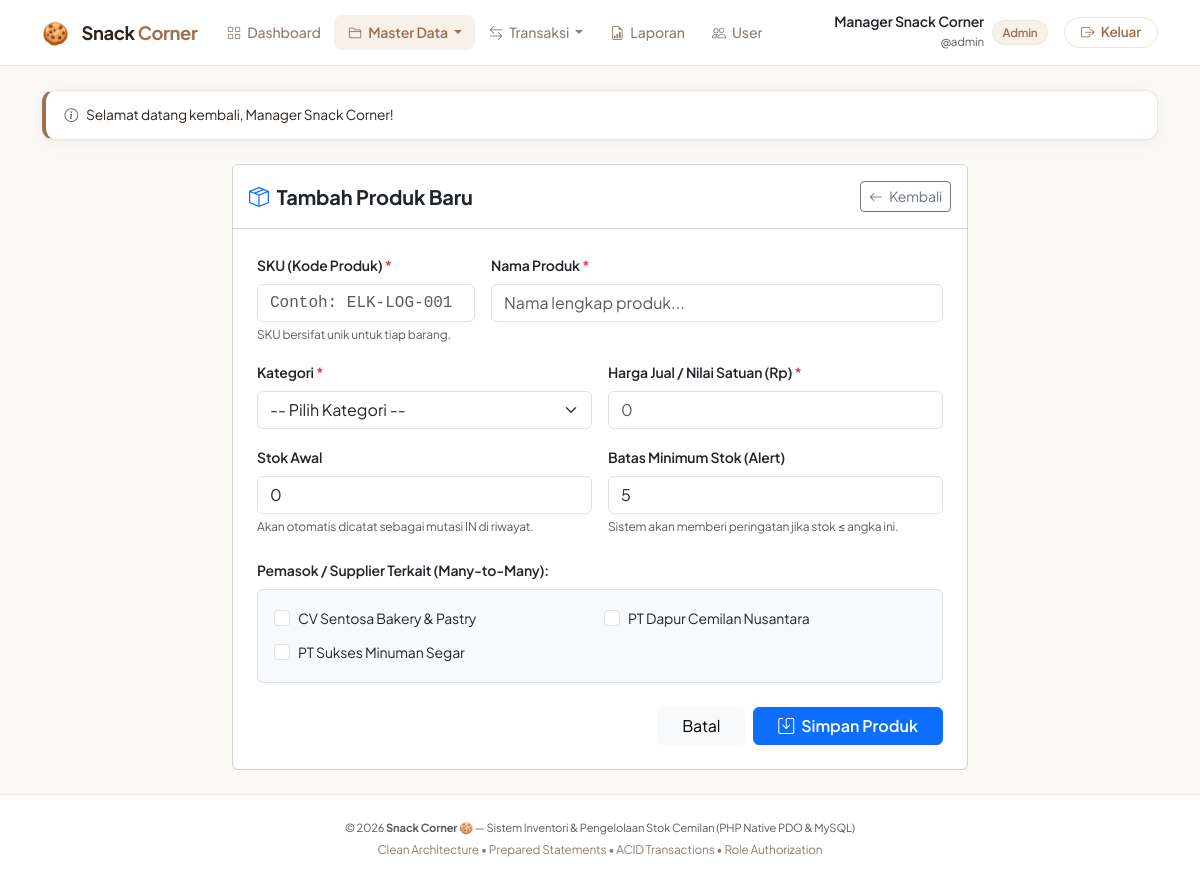
Screenshot of /public/products/create.php (signed in) with the database file from the repository.
### tables this page shows
CREATE TABLE suppliers (
    id INT AUTO_INCREMENT PRIMARY KEY,
    name VARCHAR(150) NOT NULL,
    contact_person VARCHAR(100) NULL,
    phone VARCHAR(20) NULL,
    address TEXT NULL,
    created_at TIMESTAMP DEFAULT CURRENT_TIMESTAMP
);

### helpers/auth.php (called while the page is built, shortened)
<?php
function url(string $path = ''): string
{
    $path = ltrim($path, '/');
    return BASE_URL . ($path ? '/' . $path : '');
}

### helpers/escape.php (called while the page is built, shortened)
<?php
function e($value): string
{
    return htmlspecialchars((string) $value, ENT_QUOTES, 'UTF-8');
}

### public/products/create.php (the view, shortened to what this page needs)
<?php
require_once __DIR__ . '/../../config/database.php';
require_once __DIR__ . '/../../helpers/escape.php';
require_once __DIR__ . '/../../helpers/auth.php';
$sku = '';
$name = '';
$price = '';
$initialStock = 0;
$minimumStock = 5;
$selectedSuppliers = [];
$suppliers = $pdo->query('SELECT id, name FROM suppliers ORDER BY name ASC')->fetchAll();
include __DIR__ . '/../../views/header.php';
?>
<div class="row justify-content-center">
    <div class="col-lg-8">
        <div class="card">
            <div class="card-header bg-white py-3 d-flex justify-content-between align-items-center">
                <h5 class="fw-bold mb-0 text-dark">
                    <i class="bi bi-box-seam me-2 text-primary"></i>Tambah Produk Baru
                </h5>
                <a href="<?= url('products/index.php') ?>" class="btn btn-sm btn-outline-secondary">
                    <i class="bi bi-arrow-left me-1"></i> Kembali
                </a>
            </div>
            <div class="card-body p-4">
                <form method="POST" action="<?= url('products/create.php') ?>">
                    <div class="row g-3 mb-3">
                        <div class="col-md-4">
                            <label for="sku" class="form-label small fw-semibold">SKU (Kode Produk) <span class="text-danger">*</span></label>
                            <input type="text" class="form-control font-monospace" id="sku" name="sku" value="<?= e($sku) ?>" placeholder="Contoh: ELK-LOG-001" required>
                            <div class="form-text" style="font-size: 0.75rem;">SKU bersifat unik untuk tiap barang.</div>
                        </div>
                        <div class="col-md-8">
                            <label for="name" class="form-label small fw-semibold">Nama Produk <span class="text-danger">*</span></label>
                            <input type="text" class="form-control" id="name" name="name" value="<?= e($name) ?>" placeholder="Nama lengkap produk..." required>
                        </div>
                    </div>
                    <div class="row g-3 mb-3">
                        <div class="col-md-6">
                            <label for="category_id" class="form-label small fw-semibold">Kategori <span class="text-danger">*</span></label>
                            <select class="form-select" id="category_id" name="category_id" required>
                                <option value="">-- Pilih Kategori --</option>
                            </select>
                        </div>
                        <div class="col-md-6">
                            <label for="price" class="form-label small fw-semibold">Harga Jual / Nilai Satuan (Rp) <span class="text-danger">*</span></label>
                            <input type="number" step="100" class="form-control" id="price" name="price" value="<?= e($price) ?>" placeholder="0" required min="0">
                        </div>
                    </div>
                    <div class="row g-3 mb-4">
                        <div class="col-md-6">
                            <label for="initial_stock" class="form-label small fw-semibold">Stok Awal</label>
                            <input type="number" class="form-control" id="initial_stock" name="initial_stock" value="<?= e($initialStock) ?>" min="0">
                            <div class="form-text" style="font-size: 0.75rem;">Akan otomatis dicatat sebagai mutasi IN di riwayat.</div>
                        </div>
                        <div class="col-md-6">
                            <label for="minimum_stock" class="form-label small fw-semibold">Batas Minimum Stok (Alert)</label>
                            <input type="number" class="form-control" id="minimum_stock" name="minimum_stock" value="<?= e($minimumStock) ?>" min="0">
                            <div class="form-text" style="font-size: 0.75rem;">Sistem akan memberi peringatan jika stok &le; angka ini.</div>
                        </div>
                    </div>
                    <div class="mb-4">
                        <label class="form-label small fw-semibold d-block">Pemasok / Supplier Terkait (Many-to-Many):</label>
                        <div class="p-3 border rounded bg-light">
                            <?php if (empty($suppliers)): ?>
                                <small class="text-muted">Belum ada data supplier. Tambahkan di menu Master Supplier terlebih dahulu.</small>
                            <?php else: ?>
                                <div class="row g-2">
                                    <?php foreach ($suppliers as $sup): ?>
                                        <div class="col-md-6">
                                            <div class="form-check">
                                                <input class="form-check-input" type="checkbox" name="suppliers[]" value="<?= $sup['id'] ?>" id="sup_<?= $sup['id'] ?>" <?= in_array($sup['id'], $selectedSuppliers) ? 'checked' : '' ?>>
                                                <label class="form-check-label small" for="sup_<?= $sup['id'] ?>">
                                                    <?= e($sup['name']) ?>
                                                </label>
                                            </div>
                                        </div>
                                    <?php endforeach; ?>
                                </div>
                            <?php endif; ?>
                        </div>
                    </div>
                    <div class="d-flex justify-content-end gap-2">
                        <a href="<?= url('products/index.php') ?>" class="btn btn-light px-4">Batal</a>
                        <button type="submit" class="btn btn-primary px-4 fw-semibold">
                            <i class="bi bi-save me-1"></i> Simpan Produk
                        </button>
                    </div>
                </form>
            </div>
        </div>
    </div>
</div>
<?php include __DIR__ . '/../../views/footer.php'; ?>

### public/css/style.css (style rules this page uses)
:root { --coksu-primary: #9c7152; --coksu-primary-hover: #865e41; --coksu-primary-active: #724f35; --coksu-light: #f7f1ea; --coksu-light-hover: #efe4d8; --coksu-border: #ede4db; --coksu-border-subtle: #f3ece4; --body-bg: #fbf9f6; --card-bg: #ffffff; --text-heading: #2d241e; --text-body: #4a3e35; --text-muted: #8c7e73; --text-subtle: #b3a59a; --accent-success: #448358; --accent-success-bg: #eff7f2; --accent-danger: #c24d4d; --accent-danger-bg: #fdf2f2; --accent-info: #5a7d9a; --accent-info-bg: #f0f5fa; --accent-warning: #c27f38; --accent-warning-bg: #fdf7ee; --radius-sm: 8px; --radius-md: 12px; --radius-lg: 16px; --radius-pill: 50px; --shadow-subtle: 0 1px 3px rgba(60, 45, 35, 0.03), 0 4px 16px rgba(60, 45, 35, 0.04); --shadow-card: 0 2px 12px rgba(60, 45, 35, 0.035), 0 8px 24px rgba(60, 45, 35, 0.03); --shadow-dropdown: 0 10px 30px rgba(60, 45, 35, 0.08); }
body { background-color: var(--body-bg); color: var(--text-body); font-family: 'Plus Jakarta Sans', system-ui, -apple-system, sans-serif; min-height: 100vh; display: flex; flex-direction: column; letter-spacing: -0.01em; -webkit-font-smoothing: antialiased; }

### rows the page displays
suppliers: name "CV Sentosa Bakery & Pastry"
suppliers: name "PT Dapur Cemilan Nusantara"
suppliers: name "PT Sukses Minuman Segar"

### other values shown
$currentUser['full_name'] "Manager Snack Corner"
$currentUser['username'] "admin"
$flash['message'] "Selamat datang kembali, Manager Snack Corner!"
